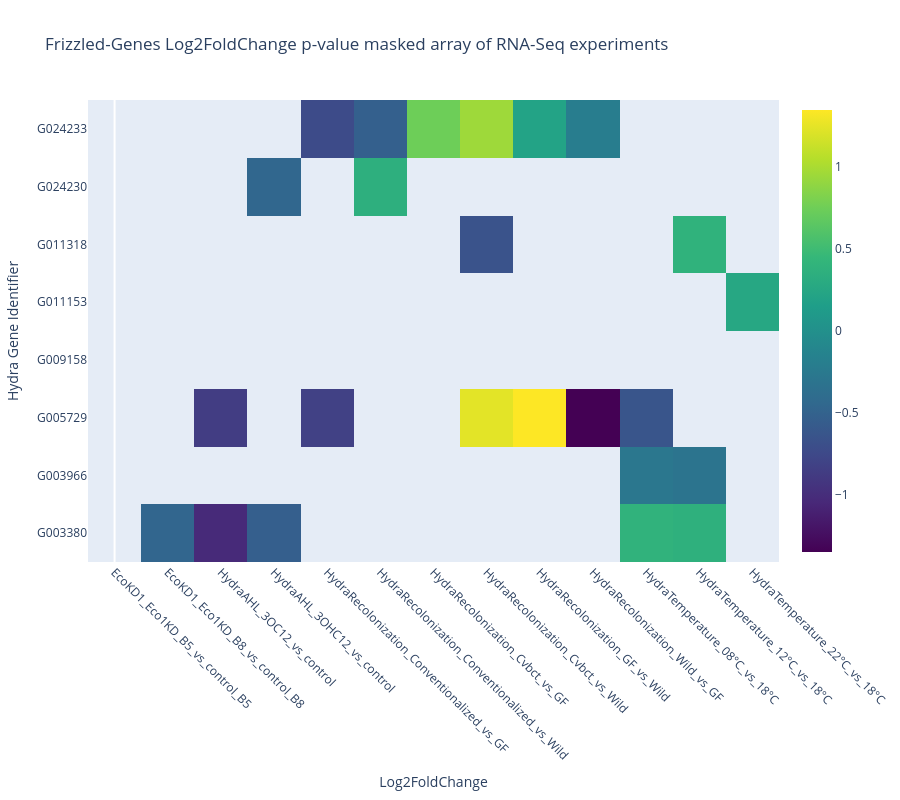

Notebook cell for this chart:
### Code cell
annot_mat = np.repeat(annotation_genes_to_frizzled["KO_definition"].to_numpy()[np.newaxis, :], len(list(frizzled_genes_to_exp.iloc[:,1:].columns)), axis=0).T
custom_yticklabels = frizzled_genes
custom_xticklabels = list(frizzled_genes_to_exp.iloc[:,1:].columns)

matrix = frizzled_genes_to_exp.iloc[:,1:].to_numpy()
mask_matrix = frizzled_genes_to_pval.iloc[:,1:] >= 0.05  # Example mask matrix
mask_matrix = mask_matrix.to_numpy()
masked_matrix = np.where(mask_matrix, np.nan, matrix)

# Create text to display above hovering cells
hover_text = list(annot_mat)#annotation_genes_to_wnt["KO_definition"].to_numpy() * 12#[['Value: {}'.format(value) for value in row] for row in wnt_genes_to_tpm.iloc[:,1:].to_numpy()]

# Create a heatmap trace

heatmap_masked = go.Heatmap(z=masked_matrix, hovertext=hover_text, hoverinfo='text', colorscale='viridis', x=np.arange(len(matrix[0])), y=custom_yticklabels)

# Create a heatmap trace for the original matrix (to show the unmasked areas)
heatmap_original = go.Heatmap(z=matrix, visible='legendonly', colorscale='viridis', x=np.arange(len(matrix[0])), y=custom_yticklabels)

# Create the figure
fig = go.Figure(data=[heatmap_masked, heatmap_original])
# Create the figure

# Update layout to set axis titles and hover mode
fig.update_layout(
    title='Frizzled-Genes Log2FoldChange p-value masked array of RNA-Seq experiments',
    xaxis=dict(title='Log2FoldChange',  tickmode='array', tickvals=np.arange(len(custom_xticklabels)), ticktext=custom_xticklabels, showgrid=False, tickangle=45),
    yaxis=dict(title='Hydra Gene Identifier', tickmode='array', tickvals=np.arange(len(custom_yticklabels)), ticktext=custom_yticklabels, showgrid=False),
    hovermode='closest',
    height=800,
)

# Show the plot
write_html(fig, '../results/figures/genes_tpm_heatmaps/heatmap_plot_frizzled.html')
fig.show()

### Figure 1 — Plotly figure (JSON) as saved in the notebook; plotly's stock layout.template omitted (floating-point values rounded to 4 significant figures)
{"data": [{"colorscale": [[0, "#440154"], [0.1111, "#482878"], [0.2222, "#3e4989"], [0.3333, "#31688e"], [0.4444, "#26828e"], [0.5556, "#1f9e89"], [0.6667, "#35b779"], [0.7778, "#6ece58"], [0.8889, "#b5de2b"], [1, "#fde725"]], "hoverinfo": "text", "hovertext": [[null, null, null, null, null, null, null, null, null, null, null, null, null], ["FZD5_8, fz2; frizzled 5/8", "FZD5_8, fz2; frizzled 5/8", "FZD5_8, fz2; frizzled 5/8", "FZD5_8, fz2; frizzled 5/8", "FZD5_8, fz2; frizzled 5/8", "FZD5_8, fz2; frizzled 5/8", "FZD5_8, fz2; frizzled 5/8", "FZD5_8, fz2; frizzled 5/8", "FZD5_8, fz2; frizzled 5/8", "FZD5_8, fz2; frizzled 5/8", "FZD5_8, fz2; frizzled 5/8", "FZD5_8, fz2; frizzled 5/8", "FZD5_8, fz2; frizzled 5/8"], ["FZD4, fz4, CD344; frizzled 4", "FZD4, fz4, CD344; frizzled 4", "FZD4, fz4, CD344; frizzled 4", "FZD4, fz4, CD344; frizzled 4", "FZD4, fz4, CD344; frizzled 4", "FZD4, fz4, CD344; frizzled 4", "FZD4, fz4, CD344; frizzled 4", "FZD4, fz4, CD344; frizzled 4", "FZD4, fz4, CD344; frizzled 4", "FZD4, fz4, CD344; frizzled 4", "FZD4, fz4, CD344; frizzled 4", "FZD4, fz4, CD344; frizzled 4", "FZD4, fz4, CD344; frizzled 4"], ["FRZB, SFRP3; secreted frizzled-related protein 3", "FRZB, SFRP3; secreted frizzled-related protein 3", "FRZB, SFRP3; secreted frizzled-related protein 3", "FRZB, SFRP3; secreted frizzled-related protein 3", "FRZB, SFRP3; secreted frizzled-related protein 3", "FRZB, SFRP3; secreted frizzled-related protein 3", "FRZB, SFRP3; secreted frizzled-related protein 3", "FRZB, SFRP3; secreted frizzled-related protein 3", "FRZB, SFRP3; secreted frizzled-related protein 3", "FRZB, SFRP3; secreted frizzled-related protein 3", "FRZB, SFRP3; secreted frizzled-related protein 3", "FRZB, SFRP3; secreted frizzled-related protein 3", "FRZB, SFRP3; secreted frizzled-related protein 3"], ["FZD5_8, fz2; frizzled 5/8", "FZD5_8, fz2; frizzled 5/8", "FZD5_8, fz2; frizzled 5/8", "FZD5_8, fz2; frizzled 5/8", "FZD5_8, fz2; frizzled 5/8", "FZD5_8, fz2; frizzled 5/8", "FZD5_8, fz2; frizzled 5/8", "FZD5_8, fz2; frizzled 5/8", "FZD5_8, fz2; frizzled 5/8", "FZD5_8, fz2; frizzled 5/8", "FZD5_8, fz2; frizzled 5/8", "FZD5_8, fz2; frizzled 5/8", "FZD5_8, fz2; frizzled 5/8"], ["FZD1_7, fz; frizzled 1/7", "FZD1_7, fz; frizzled 1/7", "FZD1_7, fz; frizzled 1/7", "FZD1_7, fz; frizzled 1/7", "FZD1_7, fz; frizzled 1/7", "FZD1_7, fz; frizzled 1/7", "FZD1_7, fz; frizzled 1/7", "FZD1_7, fz; frizzled 1/7", "FZD1_7, fz; frizzled 1/7", "FZD1_7, fz; frizzled 1/7", "FZD1_7, fz; frizzled 1/7", "FZD1_7, fz; frizzled 1/7", "FZD1_7, fz; frizzled 1/7"], [null, null, null, null, null, null, null, null, null, null, null, null, null], [null, null, null, null, null, null, null, null, null, null, null, null, null]], "type": "heatmap", "x": [0, 1, 2, 3, 4, 5, 6, 7, 8, 9, 10, 11, 12], "y": ["G003380", "G003966", "G005729", "G009158", "G011153", "G011318", "G024230", "G024233"], "z": [[null, -0.4683, -1.034, -0.539, null, null, null, null, null, null, 0.3925, 0.3698, null], [null, null, null, null, null, null, null, null, null, null, -0.2731, -0.3076, null], [null, null, -0.8608, null, -0.8257, null, null, 1.242, 1.349, -1.349, -0.6381, null, null], [null, null, null, null, null, null, null, null, null, null, null, null, null], [null, null, null, null, null, null, null, null, null, null, null, null, 0.2578], [null, null, null, null, null, null, null, -0.6574, null, null, null, 0.387, null], [null, null, null, -0.4599, null, 0.3491, null, null, null, null, null, null, null], [null, null, null, null, -0.7314, -0.5272, 0.7469, 0.9511, 0.2042, -0.2042, null, null, null]]}, {"colorscale": [[0, "#440154"], [0.1111, "#482878"], [0.2222, "#3e4989"], [0.3333, "#31688e"], [0.4444, "#26828e"], [0.5556, "#1f9e89"], [0.6667, "#35b779"], [0.7778, "#6ece58"], [0.8889, "#b5de2b"], [1, "#fde725"]], "type": "heatmap", "visible": "legendonly", "x": [0, 1, 2, 3, 4, 5, 6, 7, 8, 9, 10, 11, 12], "y": ["G003380", "G003966", "G005729", "G009158", "G011153", "G011318", "G024230", "G024233"], "z": [[-0.2842, -0.4683, -1.034, -0.539, -0.3406, 0.04087, -0.1896, 0.1919, 0.3815, -0.3815, 0.3925, 0.3698, -0.07154], [-0.1095, -0.01184, 0.123, 0.005386, 0.2871, 0.2056, 0.2498, 0.1683, -0.08152, 0.08152, -0.2731, -0.3076, 0.2399], [-0.2246, -0.3322, -0.8608, -0.3475, -0.8257, 0.5235, -0.1067, 1.242, 1.349, -1.349, -0.6381, -0.4312, -0.4045], [-0.04635, -0.1068, 0.2102, -0.0133, 0.08023, -0.1046, 0.1474, -0.03745, -0.1849, 0.1849, -0.05526, -0.1783, 0.0004326], [0.06253, -0.1261, 0.2126, 0.1958, 0.08137, -0.02734, 0.11, 0.001321, -0.1087, 0.1087, 0.007556, -0.02687, 0.2578], [-0.01629, -0.08835, -0.1278, -0.1411, 0.044, -0.3249, -0.2885, -0.6574, -0.3689, 0.3689, 0.14, 0.387, -0.04576], [-0.0254, 0.3246, -0.5663, -0.4599, 0.2023, 0.3491, -0.1969, -0.05008, 0.1468, -0.1468, -0.4629, -0.1677, -0.05203], [null, null, null, null, -0.7314, -0.5272, 0.7469, 0.9511, 0.2042, -0.2042, -0.4476, 0.04684, -0.4522]]}], "layout": {"height": 800, "hovermode": "closest", "title": {"text": "Frizzled-Genes Log2FoldChange p-value masked array of RNA-Seq experiments"}, "xaxis": {"showgrid": false, "tickangle": 45, "tickmode": "array", "ticktext": ["EcoKD1_Eco1KD_B5_vs_control_B5", "EcoKD1_Eco1KD_B8_vs_control_B8", "HydraAHL_3OC12_vs_control", "HydraAHL_3OHC12_vs_control", "HydraRecolonization_Conventionalized_vs_GF", "HydraRecolonization_Conventionalized_vs_Wild", "HydraRecolonization_Cvbct_vs_GF", "HydraRecolonization_Cvbct_vs_Wild", "HydraRecolonization_GF_vs_Wild", "HydraRecolonization_Wild_vs_GF", "HydraTemperature_08°C_vs_18°C", "HydraTemperature_12°C_vs_18°C", "HydraTemperature_22°C_vs_18°C"], "tickvals": [0, 1, 2, 3, 4, 5, 6, 7, 8, 9, 10, 11, 12], "title": {"text": "Log2FoldChange"}}, "yaxis": {"showgrid": false, "tickmode": "array", "ticktext": ["G003380", "G003966", "G005729", "G009158", "G011153", "G011318", "G024230", "G024233"], "tickvals": [0, 1, 2, 3, 4, 5, 6, 7], "title": {"text": "Hydra Gene Identifier"}}}}
